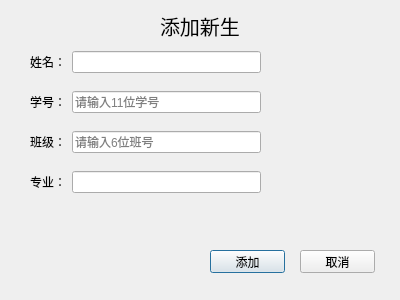
<?xml version="1.0" encoding="UTF-8"?>
<ui version="4.0">
 <class>addstu</class>
 <widget class="QDialog" name="addstu">
  <property name="geometry">
   <rect>
    <x>0</x>
    <y>0</y>
    <width>400</width>
    <height>300</height>
   </rect>
  </property>
  <property name="windowTitle">
   <string>学生选课和成绩管理系统</string>
  </property>
  <widget class="QLabel" name="label">
   <property name="geometry">
    <rect>
     <x>160</x>
     <y>10</y>
     <width>91</width>
     <height>31</height>
    </rect>
   </property>
   <property name="font">
    <font>
     <pointsize>15</pointsize>
    </font>
   </property>
   <property name="text">
    <string>添加新生</string>
   </property>
  </widget>
  <widget class="QWidget" name="layoutWidget">
   <property name="geometry">
    <rect>
     <x>30</x>
     <y>50</y>
     <width>231</width>
     <height>24</height>
    </rect>
   </property>
   <layout class="QHBoxLayout" name="horizontalLayout" stretch="0,0">
    <item>
     <widget class="QLabel" name="label_2">
      <property name="text">
       <string>姓名：</string>
      </property>
     </widget>
    </item>
    <item>
     <widget class="QLineEdit" name="le_stu_name">
      <property name="sizePolicy">
       <sizepolicy hsizetype="Expanding" vsizetype="Fixed">
        <horstretch>0</horstretch>
        <verstretch>0</verstretch>
       </sizepolicy>
      </property>
      <property name="placeholderText">
       <string/>
      </property>
      <property name="clearButtonEnabled">
       <bool>true</bool>
      </property>
     </widget>
    </item>
   </layout>
  </widget>
  <widget class="QWidget" name="layoutWidget">
   <property name="geometry">
    <rect>
     <x>30</x>
     <y>90</y>
     <width>231</width>
     <height>24</height>
    </rect>
   </property>
   <layout class="QHBoxLayout" name="horizontalLayout_2">
    <item>
     <widget class="QLabel" name="label_3">
      <property name="text">
       <string>学号：</string>
      </property>
     </widget>
    </item>
    <item>
     <widget class="QLineEdit" name="le_stu_id">
      <property name="maxLength">
       <number>11</number>
      </property>
      <property name="placeholderText">
       <string>请输入11位学号</string>
      </property>
      <property name="clearButtonEnabled">
       <bool>true</bool>
      </property>
     </widget>
    </item>
   </layout>
  </widget>
  <widget class="QWidget" name="layoutWidget">
   <property name="geometry">
    <rect>
     <x>30</x>
     <y>130</y>
     <width>231</width>
     <height>24</height>
    </rect>
   </property>
   <layout class="QHBoxLayout" name="horizontalLayout_5">
    <item>
     <widget class="QLabel" name="label_6">
      <property name="text">
       <string>班级：</string>
      </property>
     </widget>
    </item>
    <item>
     <widget class="QLineEdit" name="le_stu_class">
      <property name="maxLength">
       <number>6</number>
      </property>
      <property name="placeholderText">
       <string>请输入6位班号</string>
      </property>
      <property name="clearButtonEnabled">
       <bool>true</bool>
      </property>
     </widget>
    </item>
   </layout>
  </widget>
  <widget class="QPushButton" name="btn_sys_addstu">
   <property name="geometry">
    <rect>
     <x>210</x>
     <y>250</y>
     <width>75</width>
     <height>23</height>
    </rect>
   </property>
   <property name="text">
    <string>添加</string>
   </property>
  </widget>
  <widget class="QPushButton" name="btn_sys_addstu_cancel">
   <property name="geometry">
    <rect>
     <x>300</x>
     <y>250</y>
     <width>75</width>
     <height>23</height>
    </rect>
   </property>
   <property name="text">
    <string>取消</string>
   </property>
  </widget>
  <widget class="QWidget" name="layoutWidget_2">
   <property name="geometry">
    <rect>
     <x>30</x>
     <y>170</y>
     <width>231</width>
     <height>24</height>
    </rect>
   </property>
   <layout class="QHBoxLayout" name="horizontalLayout_6">
    <item>
     <widget class="QLabel" name="label_7">
      <property name="text">
       <string>专业：</string>
      </property>
     </widget>
    </item>
    <item>
     <widget class="QLineEdit" name="le_stu_major">
      <property name="maxLength">
       <number>32000</number>
      </property>
      <property name="placeholderText">
       <string/>
      </property>
      <property name="clearButtonEnabled">
       <bool>true</bool>
      </property>
     </widget>
    </item>
   </layout>
  </widget>
 </widget>
 <resources/>
 <connections/>
</ui>
